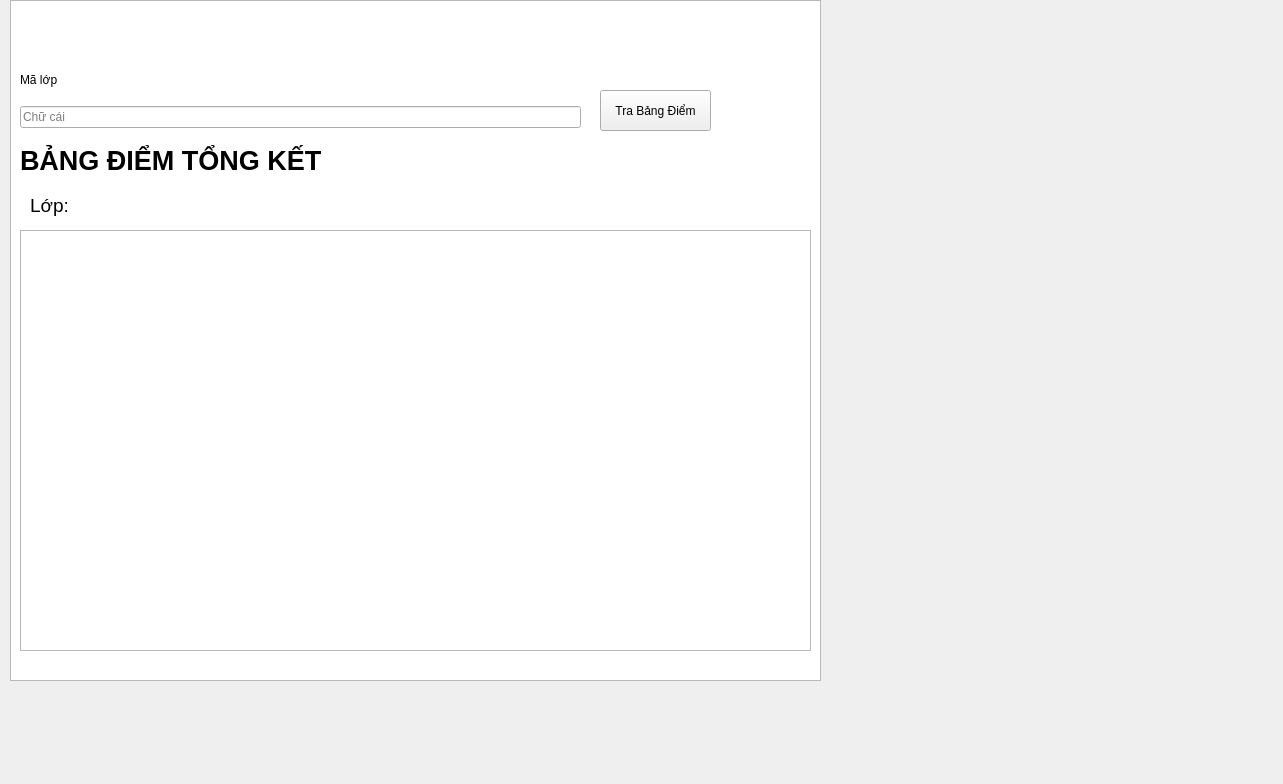
<?xml version="1.0" encoding="UTF-8"?>
<ui version="4.0">
 <class>diem_tongket</class>
 <widget class="QWidget" name="diem_tongket">
  <property name="geometry">
   <rect>
    <x>0</x>
    <y>0</y>
    <width>1283</width>
    <height>784</height>
   </rect>
  </property>
  <property name="windowTitle">
   <string>Form</string>
  </property>
  <widget class="QTableWidget" name="BangDiemTongKet">
   <property name="geometry">
    <rect>
     <x>20</x>
     <y>230</y>
     <width>791</width>
     <height>421</height>
    </rect>
   </property>
  </widget>
  <widget class="QLabel" name="label_5">
   <property name="geometry">
    <rect>
     <x>20</x>
     <y>130</y>
     <width>521</width>
     <height>61</height>
    </rect>
   </property>
   <property name="font">
    <font>
     <pointsize>20</pointsize>
     <bold>true</bold>
    </font>
   </property>
   <property name="text">
    <string>BẢNG ĐIỂM TỔNG KẾT</string>
   </property>
  </widget>
  <widget class="QTableView" name="tableView">
   <property name="geometry">
    <rect>
     <x>10</x>
     <y>0</y>
     <width>811</width>
     <height>681</height>
    </rect>
   </property>
  </widget>
  <widget class="QLabel" name="label_malop">
   <property name="geometry">
    <rect>
     <x>30</x>
     <y>190</y>
     <width>811</width>
     <height>31</height>
    </rect>
   </property>
   <property name="font">
    <font>
     <pointsize>14</pointsize>
    </font>
   </property>
   <property name="text">
    <string>Lớp: </string>
   </property>
  </widget>
  <widget class="QPushButton" name="pushButton_TraTongKet">
   <property name="geometry">
    <rect>
     <x>600</x>
     <y>90</y>
     <width>111</width>
     <height>41</height>
    </rect>
   </property>
   <property name="text">
    <string>Tra Bảng Điểm</string>
   </property>
  </widget>
  <widget class="QWidget" name="gridLayoutWidget_2">
   <property name="geometry">
    <rect>
     <x>20</x>
     <y>60</y>
     <width>561</width>
     <height>68</height>
    </rect>
   </property>
   <layout class="QGridLayout" name="gridLayout">
    <item row="0" column="0">
     <widget class="QLabel" name="label_12">
      <property name="text">
       <string>Mã lớp</string>
      </property>
     </widget>
    </item>
    <item row="2" column="0">
     <widget class="QLineEdit" name="lineEdit__MaLop">
      <property name="placeholderText">
       <string>Chữ cái</string>
      </property>
     </widget>
    </item>
   </layout>
  </widget>
  <zorder>tableView</zorder>
  <zorder>BangDiemTongKet</zorder>
  <zorder>label_5</zorder>
  <zorder>label_malop</zorder>
  <zorder>pushButton_TraTongKet</zorder>
  <zorder>gridLayoutWidget_2</zorder>
 </widget>
 <resources/>
 <connections/>
</ui>
